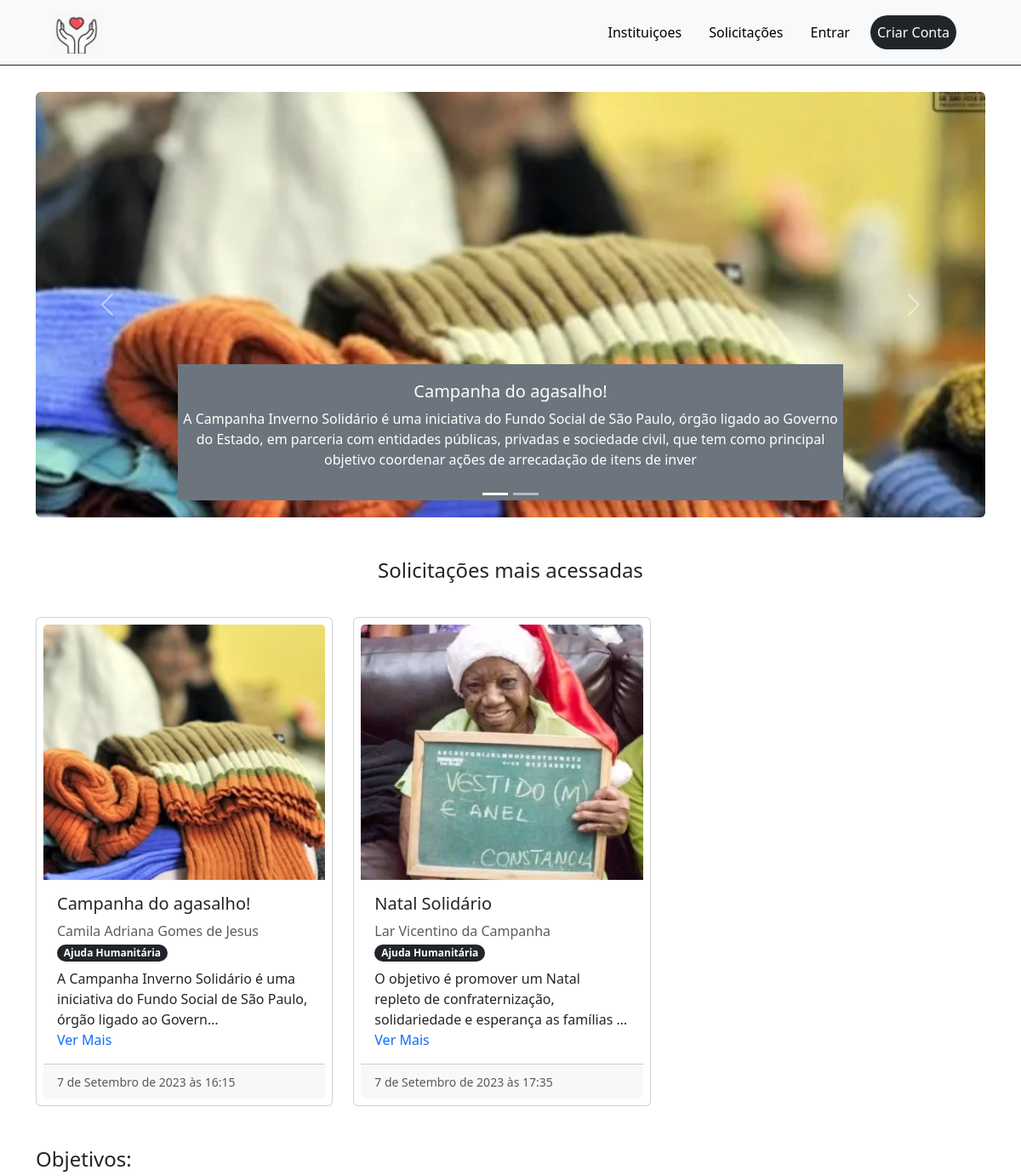
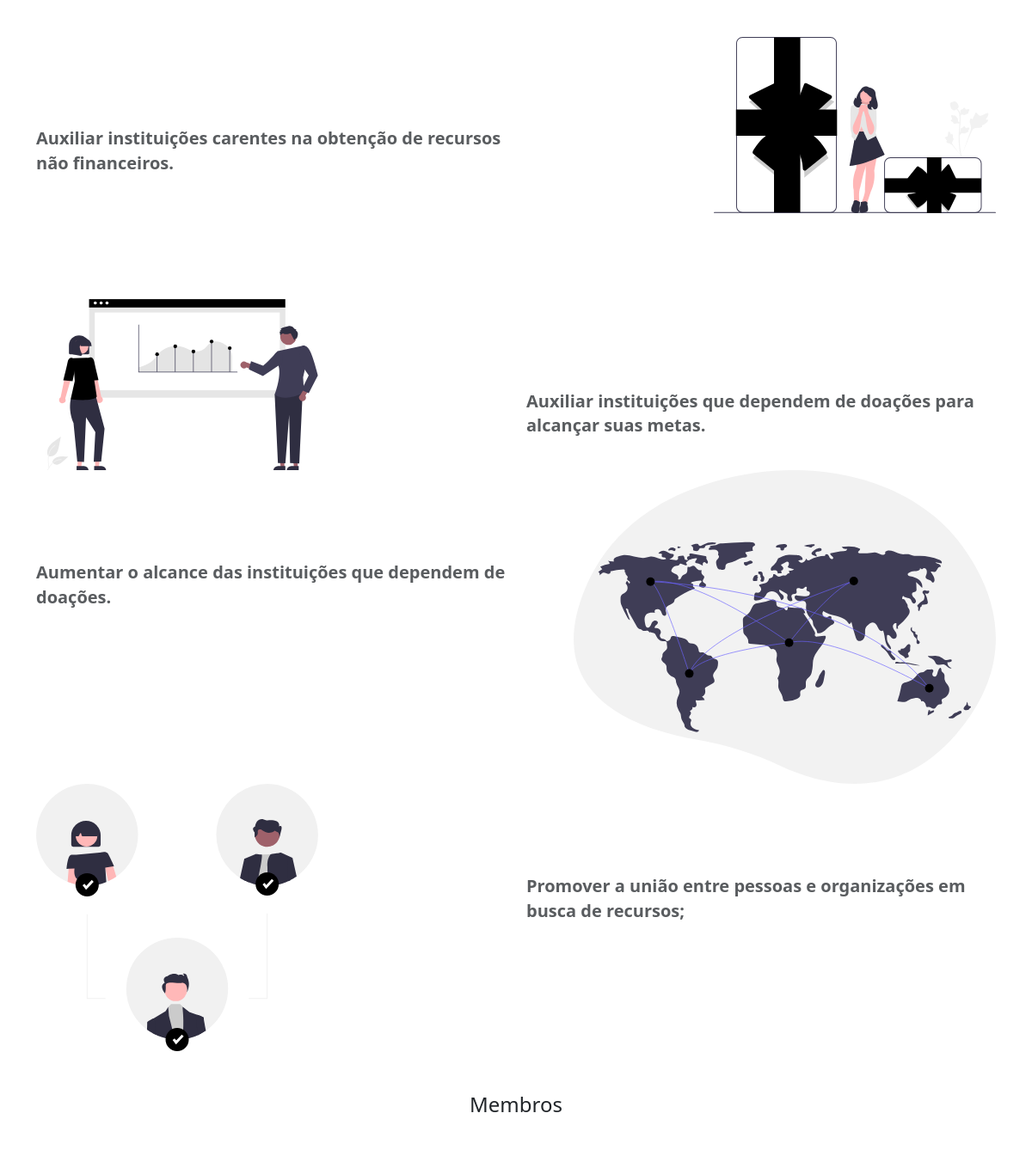
The app's page / (upper part), older data (2 pictures, top to bottom).
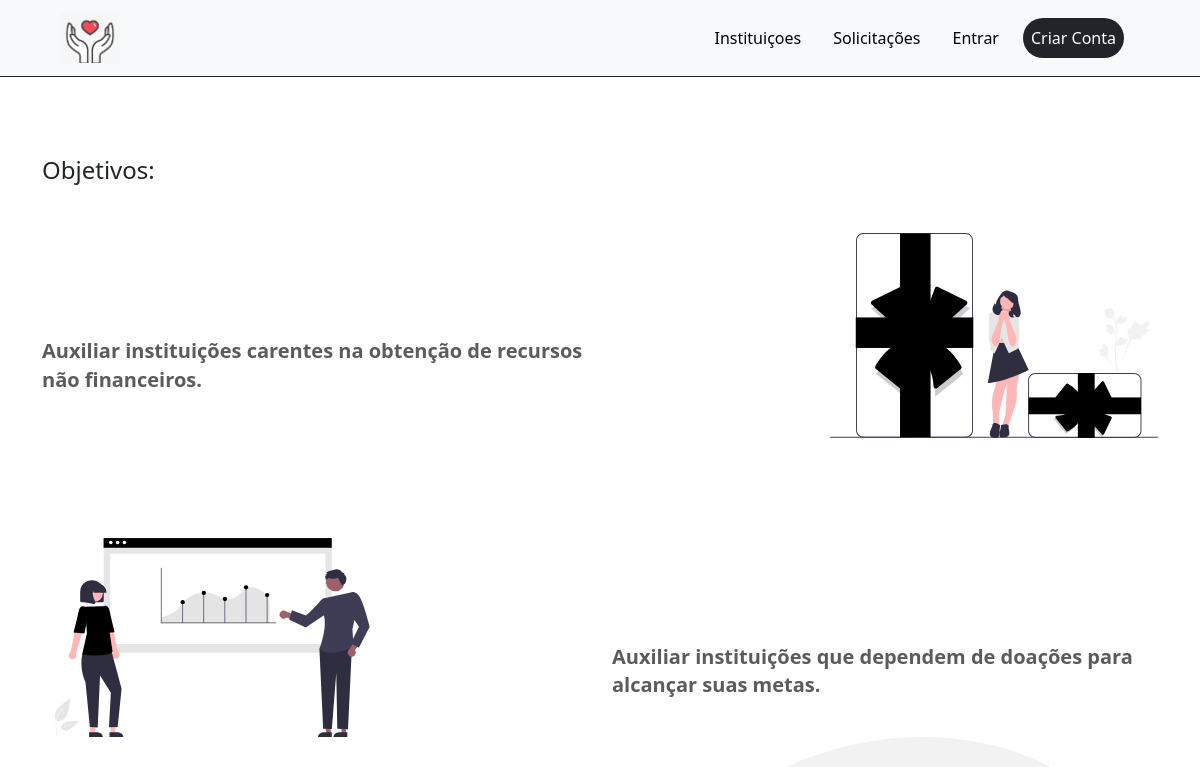
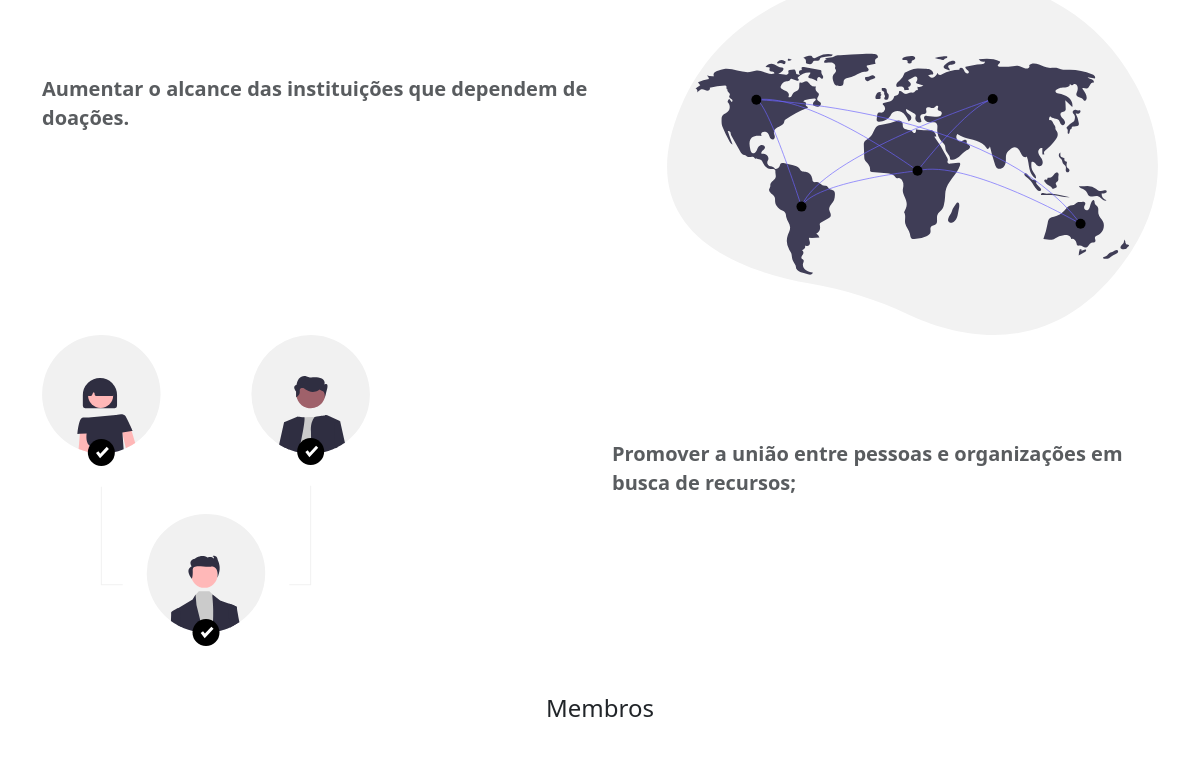
The same page, newer data (2 pictures, top to bottom).
### apps/base/models.py (models this page shows, shortened)
class PedirDoacao(models.Model):
    titulo = models.CharField('Assunto', max_length=60)
    slug = models.SlugField('Slug', unique=True, null=True, blank=True)
    fotoImagem = models.ImageField("Imagem", upload_to="FotoImagemArtigo/")
    tipo = models.ForeignKey("CategoriaDoacao", on_delete=models.CASCADE, related_name="categoria")
    resumo = models.TextField('Informe um resumo do seu pedido')
    descricao = RichTextUploadingField("Descreva tudo que precisa")
    usuario = models.ForeignKey("users.User", on_delete=models.CASCADE, related_name="autor")
    horarioCriacao = models.DateTimeField('Horário de Criação', auto_now_add=True)
    is_active = models.BooleanField(default=False)
    motivo_inativacao = models.TextField('Informe um motivo pelo qual está inativando a solicitação', null=True, blank=True)
    class Meta:
        verbose_name = "Pedir Doacao"
        verbose_name_plural="Pedir Doacao"
        app_label = 'base'
        ordering = ['titulo']

class CategoriaDoacao(models.Model):
    nome = models.CharField('Nome da categoria', max_length=30)
    resumo = models.CharField('Resumo', max_length=250)
    dataHorarioCriacao = models.DateTimeField('Horário de Criação', auto_now_add=True)
    class Meta:
        verbose_name = "Categoria de doação"
        verbose_name_plural="Categorias de doação"
        app_label = 'base'
        ordering = ['nome']
    def __str__(self):
        return self.nome

### apps/users/models.py (models this page shows, shortened)
class User(AbstractBaseUser, PermissionsMixin):
    username = models.CharField(
        max_length=255,
        unique=True,
    )
    email = models.EmailField(verbose_name="Endereço de E-mail", max_length=255, unique=True, null=True, blank=True)
    imagemperfil = models.ImageField("Foto de Perfil", upload_to="ImagemPerfil/")
    nome_completo = models.CharField(max_length=255, blank=True, null=True)
    cnpj = models.CharField('CNPJ',max_length=18, blank=True, null=True)
    razao_social = models.CharField('Razão Social',max_length=255, blank=True, null=True)
    is_juridico = models.BooleanField(default=False)
    paginadoperfil = RichTextUploadingField(u'Página do Perfil', default='', blank=True, null=True)
    linkdoperfil = models.CharField(u'Informe um link para redirecionar para a página que desejar.',
                                    default='',
                                    blank=True, null=True,
                                    max_length=240)
    email_extra = models.EmailField(verbose_name="Endereço de E-mail", max_length=255, unique=True, null=True, blank=True)
    telefone_contato =  models.CharField('Telefone',max_length=50, blank=True, null=True)
    telefone_contato_extra =  models.CharField('Telefone Extra',max_length=50, blank=True, null=True)
    cep =  models.CharField("CEP",max_length=50, blank=True, null=True)
    cidade =  models.CharField('Cidade',max_length=50, blank=True, null=True)
    bairro =  models.CharField('Bairro',max_length=50, blank=True, null=True)
    rua =  models.CharField('Rua',max_length=50, blank=True, null=True)
    numero =  models.CharField("Número",max_length=50, blank=True, null=True)
    complemento =  models.CharField("Complemento",max_length=200, blank=True, null=True)
    cpf = models.CharField(max_length=14, blank=True, null=True)
    is_active = models.BooleanField(default=True)
    is_staff = models.BooleanField(default=False)
    is_admin = models.BooleanField(default=False)
    excluido = models.BooleanField(default=False)
    objects = UserManager()
    USERNAME_FIELD = "username"
    REQUIRED_FIELDS = ["email"]

### apps/base/views.py (the view)
# urls.py: path("", IntroductionView.as_view(), name="objetivo"),
class IntroductionView(ListView):
    model = PedirDoacao
    template_name = "presentation/introduction.html"
    def get_context_data(self, **kwargs):
        context = super().get_context_data(**kwargs)
        context["now"] = timezone.now()
        visualizacoes_por_solicitacao = VisualizacaoObjeto.objects.values('solicitacao').annotate(
            total_visualizacoes=Count('solicitacao')
        ).order_by('-total_visualizacoes')[:3]
        solicitacoes_mais_acessadas = PedirDoacao.objects.filter(
            pk__in=[item['solicitacao'] for item in visualizacoes_por_solicitacao],
            is_active=True  # Adicione esta cláusula para filtrar apenas as ativas
        )
        context['list_solicitacoes'] = PedirDoacao.objects.filter(is_active=True)
        context['solicitacoes_mais_acessadas'] = solicitacoes_mais_acessadas
        return context

### templates/presentation/introduction.html (shortened to what this page needs)
{% extends 'bases/baselogado.html' %}
{% load static %}
{% block conteudo %}
<body>
    <div class="container topobjetivo">
        <div id="carouselExampleCaptions" class="carousel slide" data-bs-ride="carousel" data-bs-wrap="true">
            <div class="carousel-indicators">
                {% for solcitacao in list_solicitacoes %}
                    <button type="button" data-bs-target="#carouselExampleCaptions" data-bs-slide-to="{{ solcitacao.id }}" class="{% if forloop.first %}active{% endif %}" aria-current="true" aria-label="Slide {{ forloop.counter }}"></button>
                {% endfor %}
            </div>
            <div class="carousel-inner">
                {% for solcitacao in list_solicitacoes %}
                    <div class="carousel-item {% if forloop.first %}active{% endif %}">
                        {% if solcitacao.fotoImagem %}
                            <img src="{{ solcitacao.fotoImagem.url }}" class="d-block w-100 img-fluid rounded" alt="..." style="max-width: 100%; max-height: 500px;">
                        {% else %}
                            <img src="{% static 'images/undraw_not_found_re_bh2e.svg' %}" class="d-block w-100 img-fluid rounded" alt="..." class="rounded" style="max-width: 100%; max-height: 500px;">
                        {% endif %}
                        <div class="carousel-caption d-none d-md-block text-bg-secondary">
                            <h5>{{ solcitacao.titulo }}</h5>
                            <p>{{ solcitacao.resumo|slice:":255" }}</p>
                        </div>
                    </div>
                {% endfor %}
            </div>
            <button class="carousel-control-prev" type="button" data-bs-target="#carouselExampleCaptions" data-bs-slide="prev">
                <span class="carousel-control-prev-icon" aria-hidden="true"></span>
            </button>
            <button class="carousel-control-next" type="button" data-bs-target="#carouselExampleCaptions" data-bs-slide="next">
                <span class="carousel-control-next-icon" aria-hidden="true"></span>
            </button>
        </div>
        {% if solicitacoes_mais_acessadas %}
            <div class="mt-5">
                <h4 class="text-center">Solicitações mais acessadas</h3>
                <div class="row row-cols-1 row-cols-md-3 g-4 align-items-stretch me-2 mt-3">
                    {% for solcitacao in solicitacoes_mais_acessadas %}
                        <div class="col">
                            <div class="card p-2 h-70">
                                {% if solcitacao.fotoImagem %}
                                    <img src="{{solcitacao.fotoImagem.url}}" alt="{{solcitacao.titulo}}" class="card-img-top" width="300" height="300">
                                {% else %}
                                    <img src="{% static 'images/undraw_not_found_re_bh2e.svg' %}" alt="{{solcitacao.titulo}}" class="card-img-top" width="300" height="300">
                                {% endif %}
                                <div class="card-body">
                                    <h5 class="card-title">{{solcitacao.titulo}}</h5>
                                    <a href="{% url 'perfil' solcitacao.usuario.id %}" class="text-muted">{{solcitacao.usuario.nome_completo}}</a>
                                    <br>
                                    <a href="{% url 'solicitacoes_por_categoria' solcitacao.tipo.pk %}" class="badge rounded-pill text-bg-dark">{{solcitacao.tipo}}<a>
                                    <p class="card-text mt-2">{{solcitacao.resumo|linebreaksbr|truncatechars:100}}</p>
                                    <a href="{% url 'ver_solicitacao' solcitacao.id %}">Ver Mais</a>
                                </div>
                                <div class="card-footer">
                                    <small class="text-body-secondary">{{solcitacao.horarioCriacao}}</small>
                                </div>
                            </div>
                        </div>
                    {% endfor %}
                </div>
            </div>
        {% endif %}
        <h4 class="mt-5">Objetivos:</p>
            <div class="row mt-5">
                <div class="col s12 m6 l6 topobjetivo">
                    <span class="fs-5 fw-bolder text-muted">
                        Auxiliar instituições carentes na obtenção de recursos não financeiros.
                    </span>
                </div>
                <div class="col s12 m6 l6">
                    <div class="d-flex justify-content-end">
                        <img src="{% static 'images/undraw_gifts_0ceh.svg' %}" alt="Foto de Apresentação" width="60%" height="60%">
                    </div>
                </div>
            </div>
            <div class="row topobjetivo">
                <div class="col s12 m6 l6">
                    <div class="d-flex justify-content-start">
                        <img src="{% static 'images/undraw_growth_analytics_re_pyxf.svg' %}" alt="Foto de Apresentação" width="60%" height="60%">
                    </div>
                </div>
                <div class="col s12 m6 l6 topobjetivo">
                    <span class="fs-5 fw-bolder text-muted">
                        Auxiliar  instituições que dependem de doações para alcançar suas metas.
                    </span>
                </div>
            </div>
            <div class="row">
                <div class="col s12 m6 l6 topobjetivo">
                    <span class="fs-5 fw-bolder text-muted">
                        Aumentar o alcance das instituições que dependem de doações.
                    </span>
                </div>
                <div class="col s12 m6 l6">
                    <div class="d-flex justify-content-end">
                        <img src="{% static 'images/undraw_connected_world_wuay.svg' %}" alt="Foto de Apresentação" width="90%" height="600%">
                    </div>
                </div>
            </div>
            <div class="row">
                <div class="col s12 m6 l6">
                    <div class="d-flex justify-content-start">
                        <img src="{% static 'images/undraw_connected_re_lmq2.svg' %}" alt="Foto de Apresentação" width="60%" height="60%">
                    </div>
                </div>
                <div class="col s12 m6 l6 topobjetivo">
                    <span class="fs-5 fw-bolder text-muted">
                        Promover a união entre pessoas e organizações em busca de recursos;
                    </span>
                </div>
            </div>
            <div class="mt-5">
                <h4 class="text-center">Membros</h3>
            </div>
        </div>
</body>
{% endblock %}

### templates/bases/baselogado.html (shortened to what this page needs)
{% load static %}
<!DOCTYPE html>
<html lang="pt-br">
<head>
    <link rel="stylesheet" href="https://cdnjs.cloudflare.com/ajax/libs/animate.css/4.0.0/animate.compat.css" />
    <link rel="stylesheet" href="{% static 'css/bootstrap.min.css'%}">
    <link href="{% static 'css/HoldOn.min.css'%}" rel="stylesheet">
    <link rel="stylesheet" href="{% static 'css/custom.css' %}">
</head>
<body>
    <header>
        <nav class="navbar navbar-expand-lg bg-body-tertiary mh-5 border-bottom border-dark fixed-top">
          <div class="container-fluid">
            <a class="navbar-brand ms-5" href="{% url  'objetivo' %}">
              <img src="{% static 'images/WhatsApp Image 2023-06-05 at 19.43.02.jpeg' %}" alt="Imagem da logo" width="60" height="50">
            </a>
            <div class="d-flex justify-content-end">
              <div class="collapse navbar-collapse" id="navbarSupportedContent">
                <ul class="navbar-nav me-5 mb-2 mb-lg-0">
                  <li class="nav-item dropdown m-2">
                  <li class="nav-item m-2">
                    <a class="nav-link active" aria-current="page" href="{% url 'instituicoes' %}">Instituiçoes</a>
                  </li>
                  <li class="nav-item m-2">
                    <a class="nav-link active" aria-current="page" href="{% url 'solicitacoes' %}">Solicitações</a>
                  </li>
                  {% if user.is_authenticated %}
                      {% if user.is_juridico %}
                          <li class="nav-item m-2">
                            <a class="nav-link active" aria-current="page" href="{% url 'pedir_doacao' %}">Pedir Doação</a>
                          </li>
                      {% endif %}
                  {% else %}
                    <li class="nav-item m-2">
                      <a class="nav-link active" aria-current="page" href="{% url 'login' %}">Entrar</a>
                    </li>
                    <li class="nav-item m-2 me-3">
                      <a class="nav-link active btn btn-outline-dark text-white rounded-pill btn-md pe-2 ps-2" aria-current="page" href="{% url 'criar_conta' %}">Criar Conta</a>
                    </li>
                  {% endif %}
                </ul>
              </div>
            </div>
          </div>
        </nav>
    </header>
    <main>
        {%block conteudo%}
        {%endblock conteudo%}
    </main>
</body>
</html>

### static/css/custom.css (style rules this page uses)
.topobjetivo { margin-top: 9%; }
a { text-decoration: none; }

### templates/presentation/introduction.html (style rules this page uses)
img { object-fit: cover; }

Row changes from the older to the newer data that the page shows:
removed PedirDoacao: fotoImagem (picture), titulo "Campanha do agasalho!", resumo "A Campanha Inverno Solidário é uma iniciativa do Fundo Social de São Paulo, órgão ligado ao Governo do Estado, em parceria com entidades públicas, privadas e sociedade civil, que tem como principal objetivo coordenar ações de arrecadação de itens de inver", usuario.nome_completo "Camila Adriana Gomes de Jesus", tipo "Ajuda Humanitária", resumo "A Campanha Inverno Solidário é uma iniciativa do Fundo Social de São Paulo, órgão ligado ao Govern…", horarioCriacao "7 de Setembro de 2023 às 16:15"
removed PedirDoacao: fotoImagem (picture), titulo "Natal Solidário", usuario.nome_completo "Lar Vicentino da Campanha", tipo "Ajuda Humanitária", resumo "O objetivo é promover um Natal repleto de confraternização, solidariedade e esperança as famílias …", horarioCriacao "7 de Setembro de 2023 às 17:35"
Text that changed along with them:
text no longer shown: "Solicitações mais acessadas"
